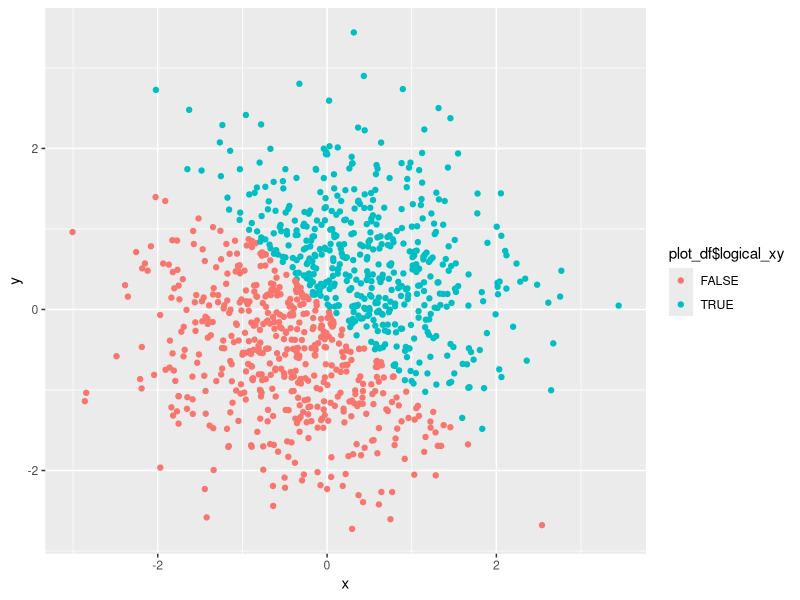
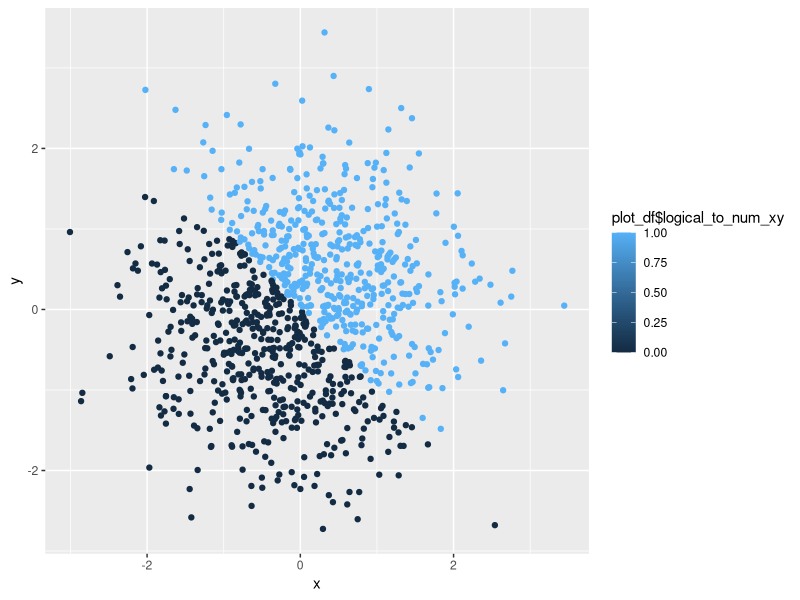
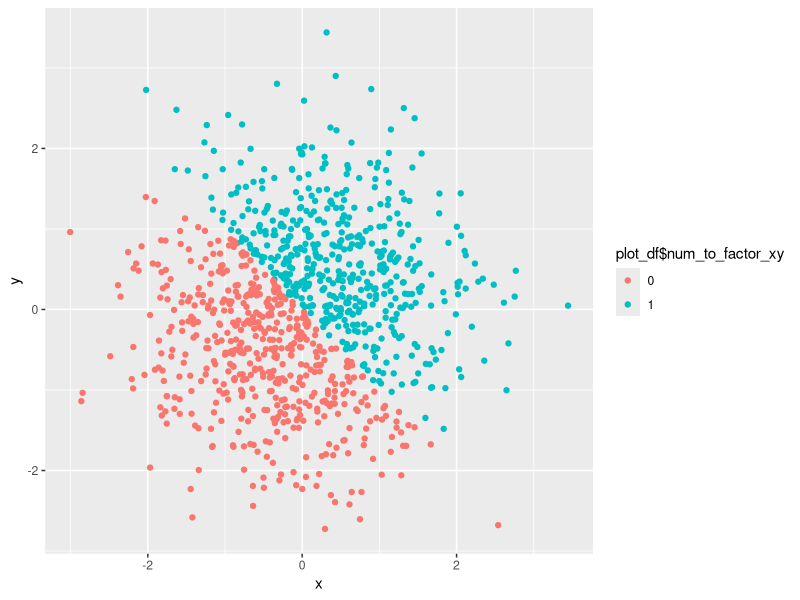
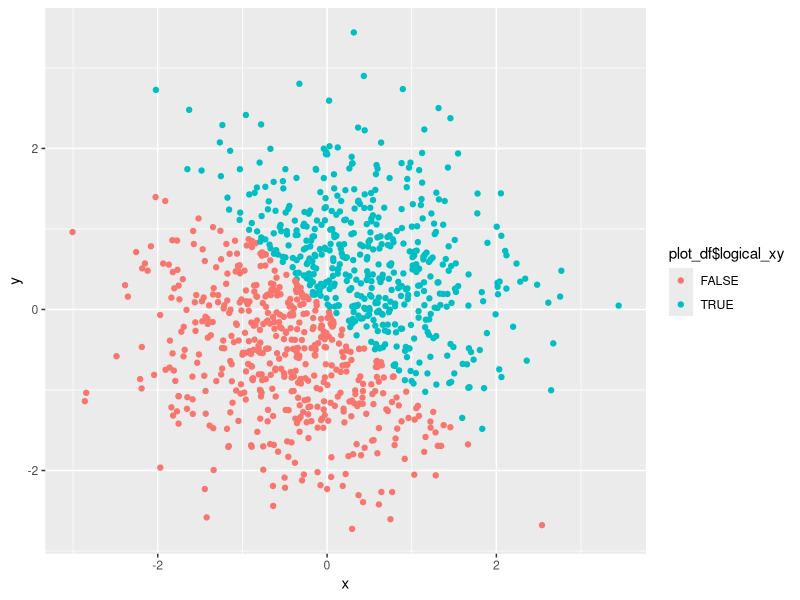

These figures' R source, in order:
## ---- chunk 1
knitr::opts_chunk$set(echo = TRUE)
set.seed(8105)
## ---- chunk 2
library(tidyverse)
## set seed to ensure reproducibility
df_problem1 = tibble(
  vec_unif = runif(10, min = 0, max = 5),
  vec_logical = c(vec_unif > 2),
  vec_char = c("My", "name", "is", "Xiao", "Shi", "and", "I", "am", "a", "sailor"),
  vec_factor = factor(c("male", "male", "female", "male","male", "male", "male", "female","male", "male"))
)
## ---- chunk 3
df_mean = sapply(df_problem1, mean)
## ---- chunk 4
n = 1000
plot_df = tibble(
  x = rnorm(n = 1000, mean =0, sd = 1),
  y = rnorm(n = 1000, mean =0, sd = 1),
  logical_xy = c(x + y > 0),
  logical_to_num_xy = as.numeric(logical_xy),
  num_to_factor_xy = as.factor(logical_to_num_xy)
)
## ---- chunk 5
ggplot(plot_df, aes(x = x, y = y, color = plot_df$logical_xy)) + geom_point()
ggsave("scatter_plot_x+y>1.pdf", height = 4, width = 6)
ggplot(plot_df, aes(x = x, y = y, color = plot_df$logical_to_num_xy)) + geom_point()
ggplot(plot_df, aes(x = x, y = y, color = plot_df$num_to_factor_xy)) + geom_point()
